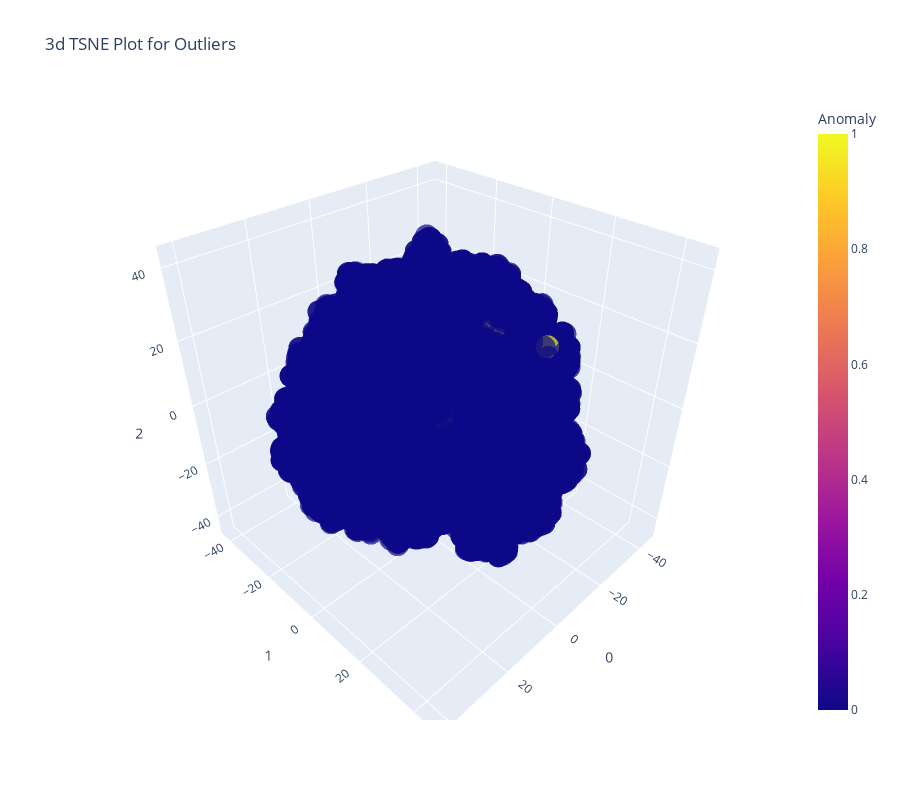

Notebook source saved alongside this figure:
### Markdown cell above
## Visualization

Visualize the anomalies detected by each model.

### Code cell
# Plot 2D projection of anomalies (TSNE)
plot_model(iforest, plot='tsne')

### Figure 1 — Plotly figure (JSON) as saved in the notebook; plotly's stock layout.template omitted (floating-point values rounded to 4 significant figures; data arrays with more than 128 entries replaced by an {"elided": "..."} marker saying what was removed)
{"data": [{"customdata": {"elided": "50000x1 float values"}, "hovertemplate": "0=%{x}<br>1=%{y}<br>2=%{z}<br>Feature=%{customdata[0]}<br>Anomaly=%{marker.color}<extra></extra>", "legendgroup": "", "marker": {"color": {"elided": "50000 int values"}, "coloraxis": "coloraxis", "opacity": 0.7, "symbol": "circle"}, "mode": "markers", "name": "", "scene": "scene", "showlegend": false, "type": "scatter3d", "x": {"elided": "50000 float values"}, "y": {"elided": "50000 float values"}, "z": {"elided": "50000 float values"}}], "layout": {"coloraxis": {"colorbar": {"title": {"text": "Anomaly"}}, "colorscale": [[0.0, "#0d0887"], [0.1111, "#46039f"], [0.2222, "#7201a8"], [0.3333, "#9c179e"], [0.4444, "#bd3786"], [0.5556, "#d8576b"], [0.6667, "#ed7953"], [0.7778, "#fb9f3a"], [0.8889, "#fdca26"], [1.0, "#f0f921"]]}, "height": 800, "legend": {"tracegroupgap": 0}, "scene": {"domain": {"x": [0.0, 1.0], "y": [0.0, 1.0]}, "xaxis": {"title": {"text": "0"}}, "yaxis": {"title": {"text": "1"}}, "zaxis": {"title": {"text": "2"}}}, "title": {"text": "3d TSNE Plot for Outliers"}, "width": 900}}
